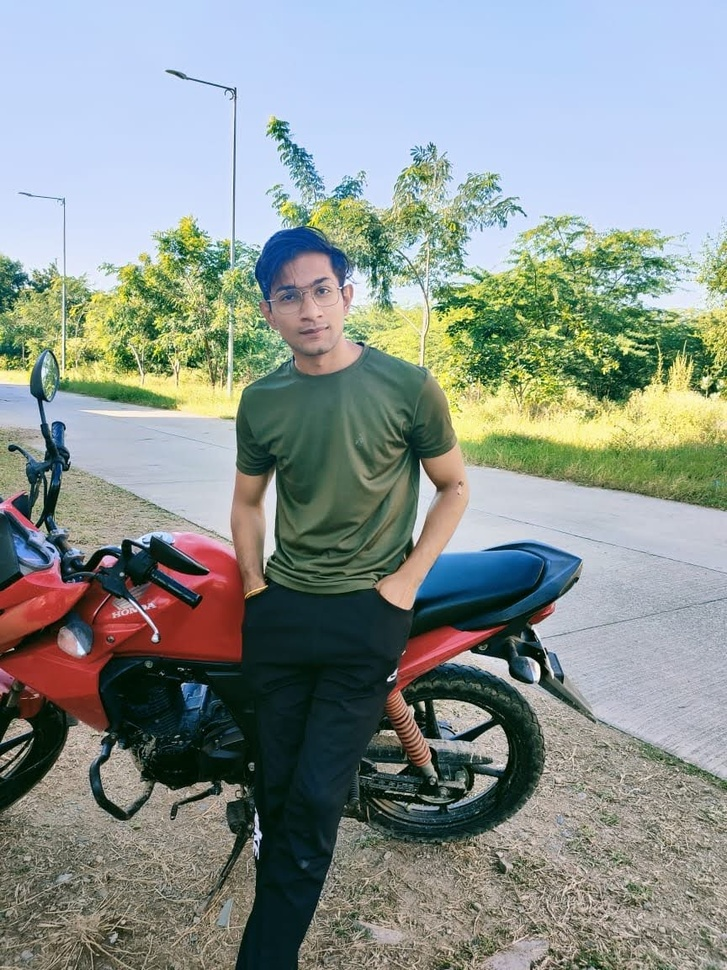
#> input picture MINI_OpenCV_projects/Color detection/nick.jpg, 727 x 970 px, shrunk from 864 x 1152 before the run, found by its file name
$ python 'Image cartoon.py'
#> lines starting #> are read from the running program, lines starting #| are printed output that depends on the picture; after the words box and inside, x2 and y2 are one past the last pixel; in counts of white or black regions, pixels touching at a corner belong together
import cv2

img = cv2.imread('nick.jpg',)
#> img is the input picture: shape (970, 727, 3); mean B, G, R 142.3, 147.2, 138.1
img_gray = cv2.cvtColor(img, cv2.COLOR_BGR2GRAY)
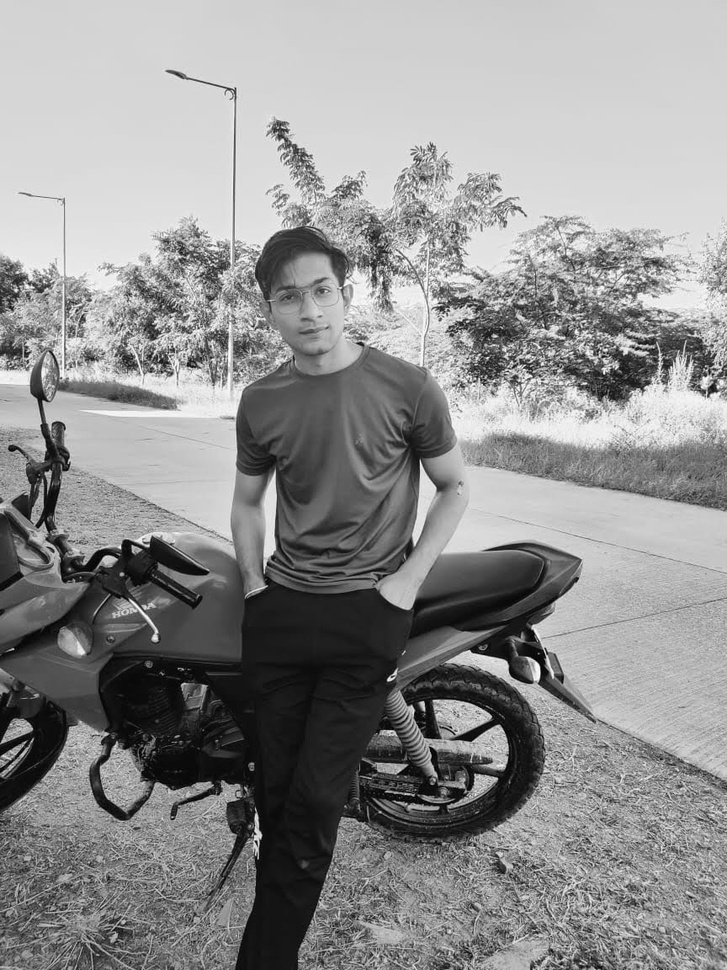
#> img_gray: shape (970, 727); min 0, max 255, mean 143.9
img_grar = cv2.medianBlur(img_gray, 5)
edges = cv2.adaptiveThreshold(img_gray, 255, cv2.ADAPTIVE_THRESH_MEAN_C, cv2.THRESH_BINARY, 9,9)
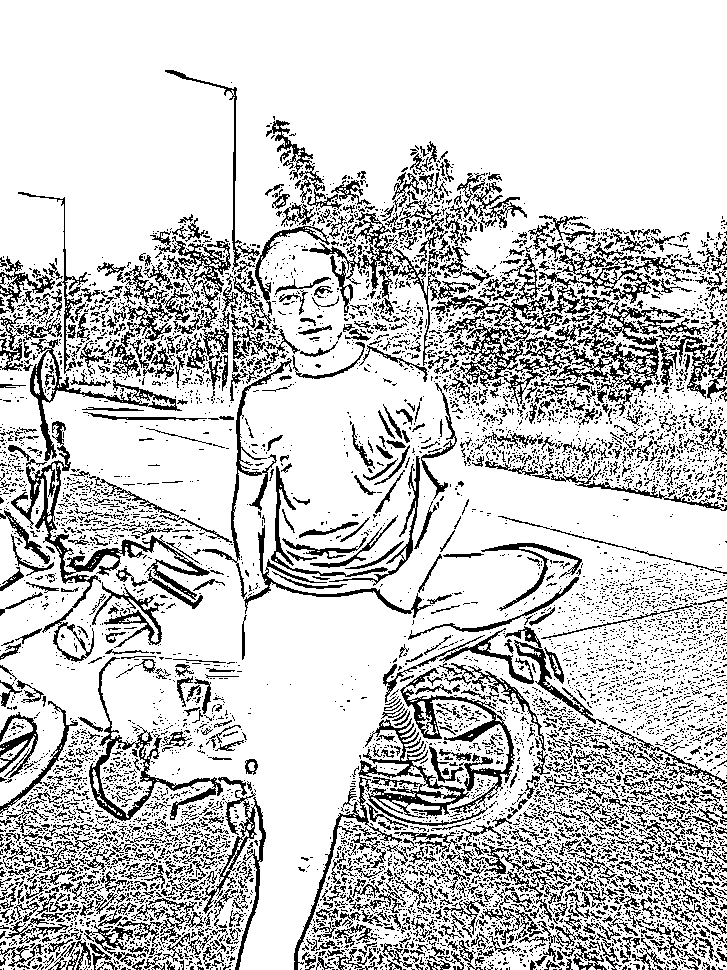
#> edges: shape (970, 727); 79.2% white; black in thin lines or dots

color = cv2.bilateralFilter(img, 9, 300,300)
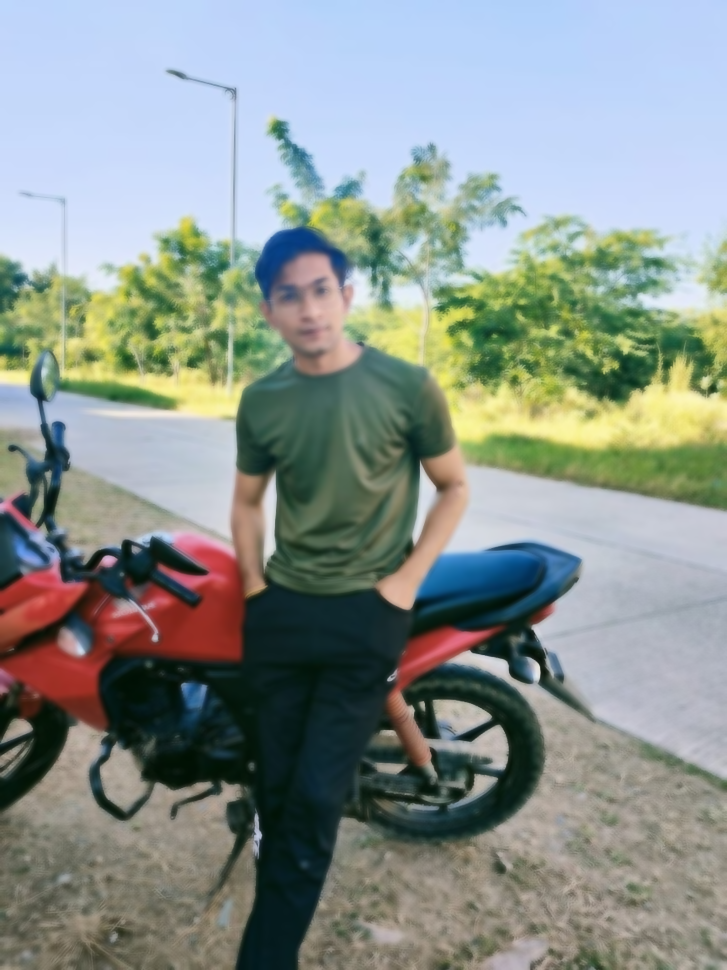
#> color: shape (970, 727, 3); mean B, G, R 142.3, 147.2, 138.1
cartoon = cv2.bitwise_and(color, color, mask = edges)
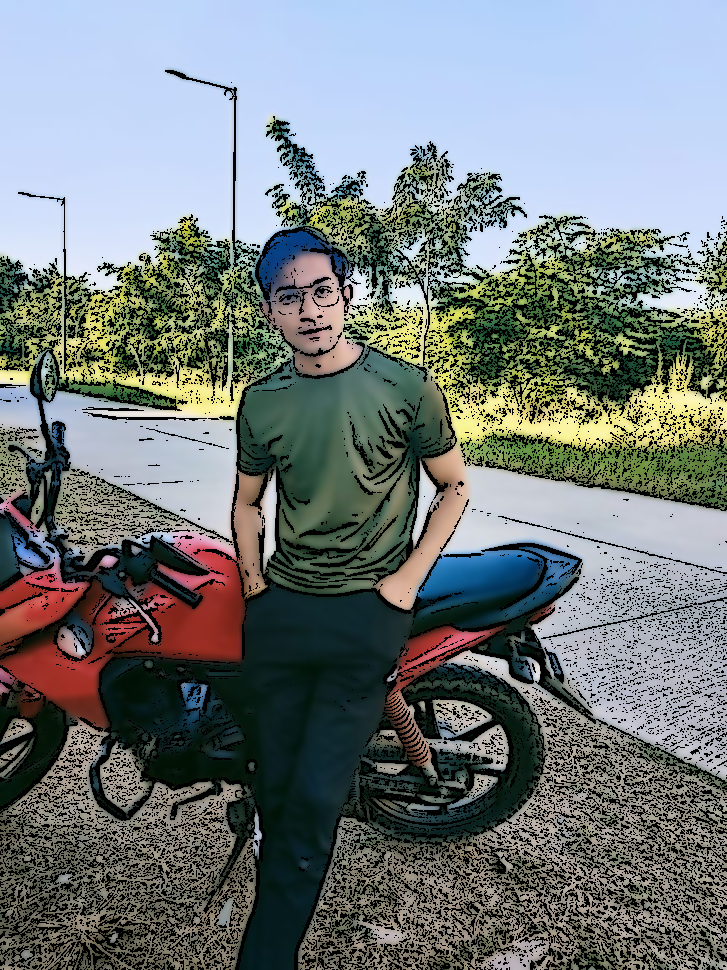
#> cartoon: shape (970, 727, 3); mean B, G, R 121.5, 121.9, 114.8

cv2.imshow("Original Image", img)
cv2.imshow("Cartoon ", cartoon)


cv2.waitKey(0)
cv2.destroyAllWindows()

$ run again, with MINI_OpenCV_projects/Color detection/colorpic.jpg copied over MINI_OpenCV_projects/Color detection/nick.jpg
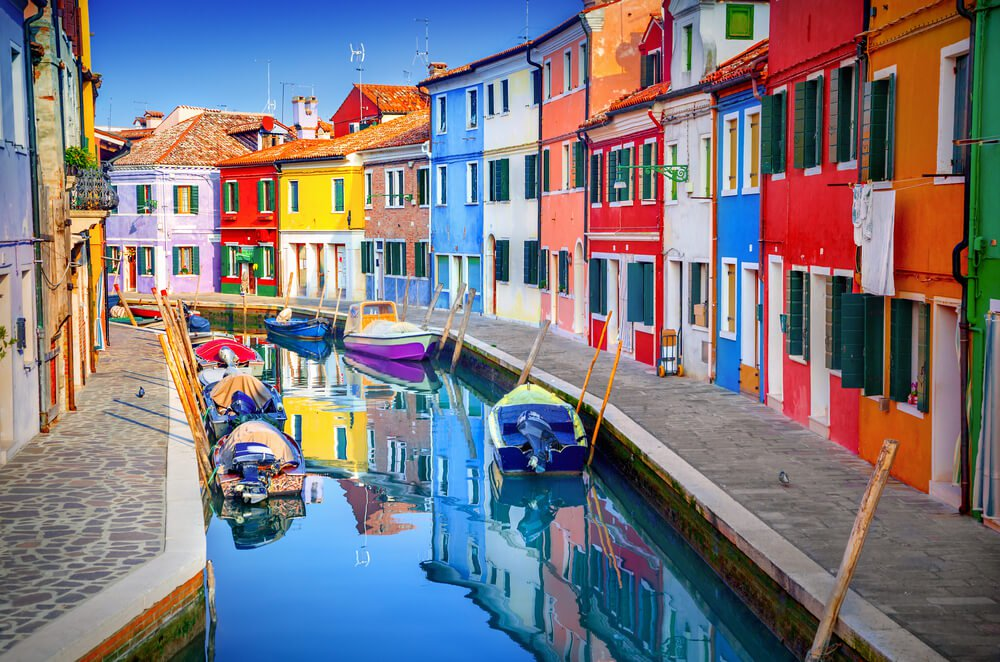
#> input picture MINI_OpenCV_projects/Color detection/colorpic.jpg, 1000 x 662 px, found by its file name
#> img is the input picture: shape (662, 1000, 3); mean B, G, R 127.2, 120.1, 124.8
#> `edges = cv2.adaptiveThreshold(img_gray, 255, cv2.ADAPTIVE_THRESH_MEAN_..`:
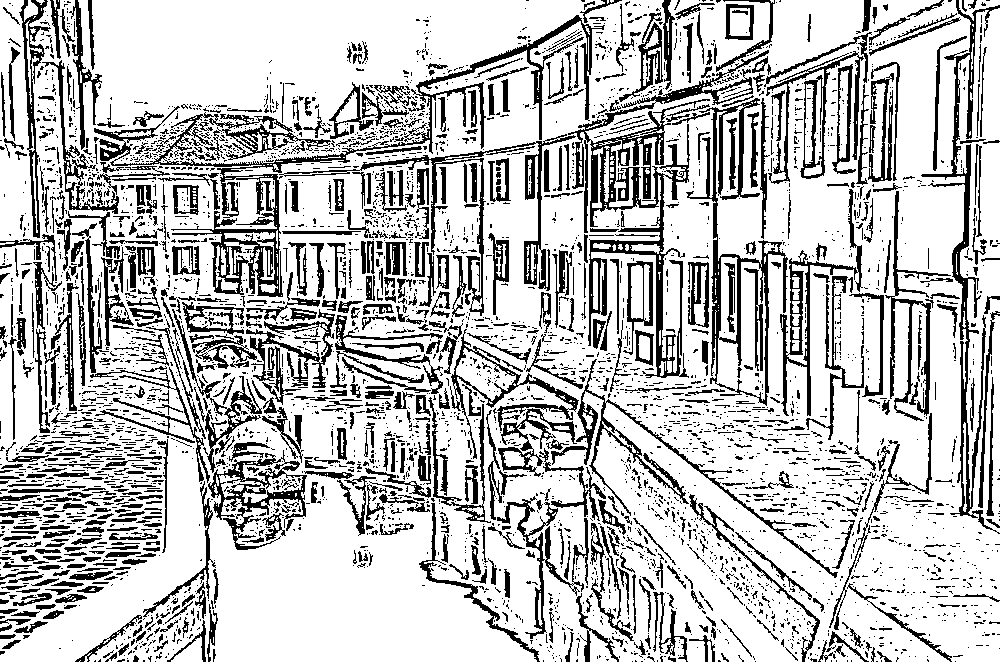
#> edges: shape (662, 1000); 75.8% white; 4240 black regions (3396 under 20 px), largest, box (x1, y1, x2, y2) and area: (94, 15, 605, 297) 10466, (568, 50, 769, 378) 9133, (921, 0, 1000, 534) 4512
#> `cartoon = cv2.bitwise_and(color, color, mask = edges)`:
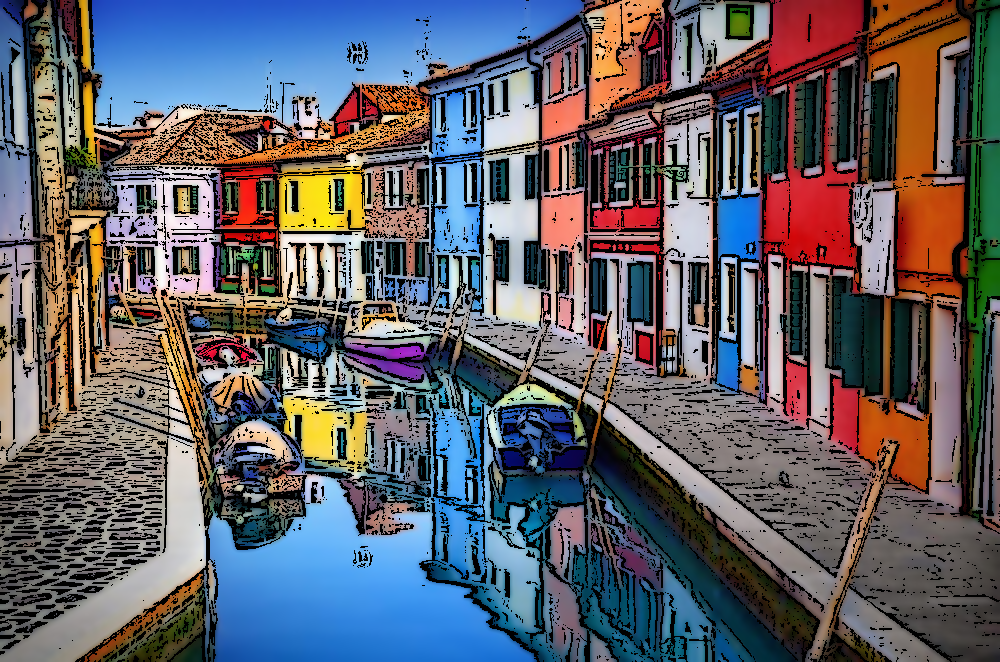
#> cartoon: shape (662, 1000, 3); mean B, G, R 102.7, 96, 98
